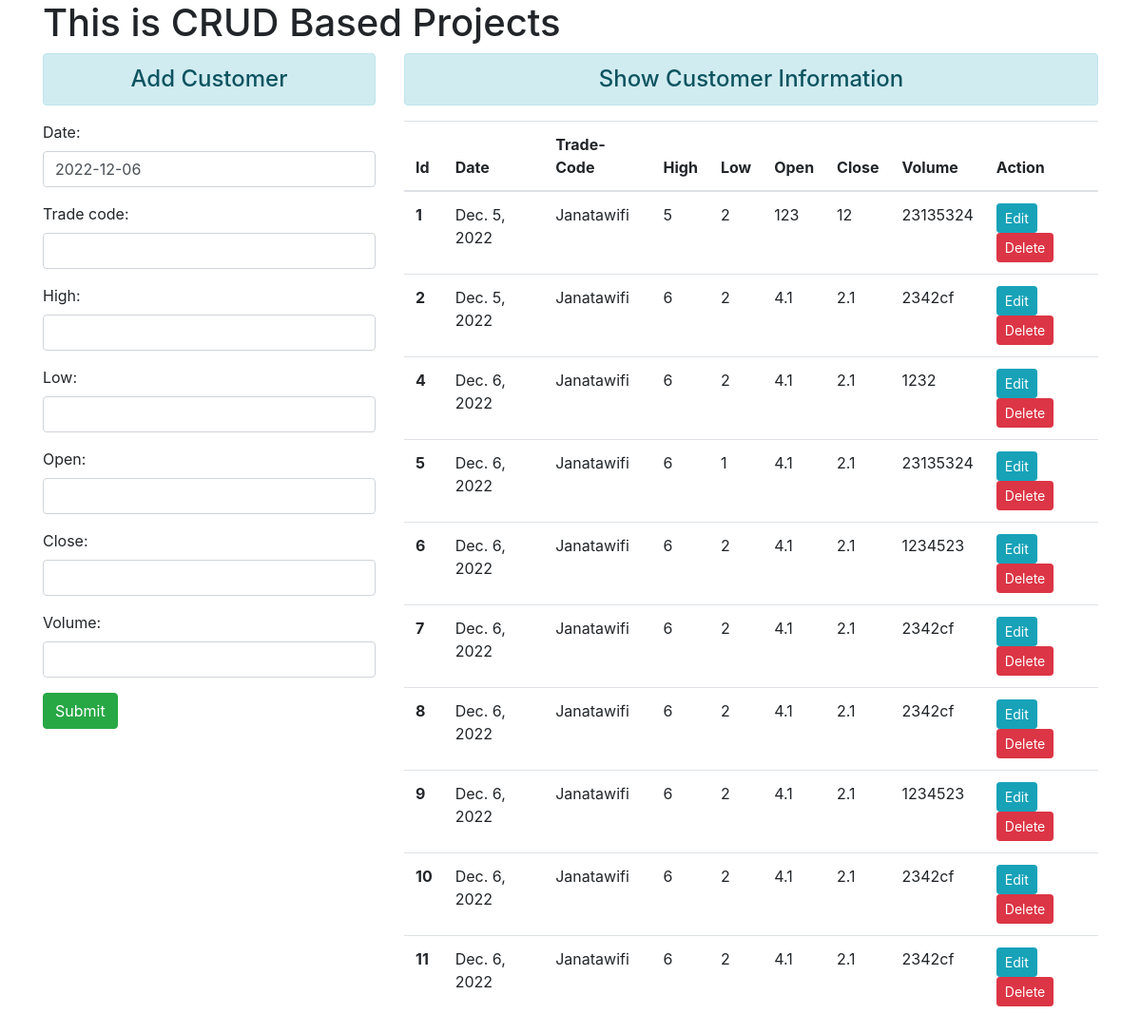
The page / on the database its author committed.
### myapp/models.py (models this page shows)
class Customer(models.Model):
    date = models.DateField(("Date"), default=date.today)
    trade_code = models.CharField(max_length=50)
    high = models.CharField(max_length=50)
    low = models.CharField(max_length=50)
    open = models.CharField(max_length=50)
    close = models.CharField(max_length=50)
    volume = models.CharField(max_length=50)

### myapp/views.py (the view, shortened to what this page needs)
# urls.py: path('', views.CustomerAddView.as_view(), name='add-customer'),
class CustomerAddView(TemplateView):
    template_name = 'myapp/add_show.html'
    def get_context_data(self, *args, **kwargs):
        context = super().get_context_data(**kwargs)
        fm = CustomerRegistrationForm()
        cmr = Customer.objects.all()
        context = {'cmr':cmr, 'form':fm}
        return context

### myapp/forms.py
class CustomerRegistrationForm(forms.ModelForm):
    class Meta:
        model = Customer
        fields = ['id', 'date', 'trade_code', 'high', 'low', 'open', 'close', 'volume']
        widgets = {
            'date': forms.TextInput(attrs={'class':'form-control'}),
            'trade_code': forms.TextInput(attrs={'class':'form-control'}),
            'high': forms.TextInput(attrs={'class':'form-control'}),
            'low': forms.TextInput(attrs={'class':'form-control'}),
            'open': forms.TextInput(attrs={'class':'form-control'}),
            'close': forms.TextInput(attrs={'class':'form-control'}),
            'volume': forms.TextInput(attrs={'class':'form-control'}),
        }

### myapp/templates/myapp/add_show.html (shortened to what this page needs)
{% extends 'myapp/base.html' %}
{% block content %}
<div class="row">
    <div class="col-sm-4">
        <h4 class="text-center alert alert-info">Add Customer</h4>
        <form action="" method="POST">
        {{ form.as_p }}
        <input type="submit" class="btn btn-success" value="Submit"></br></br>
        </form>
    </div>
    <div class="col-sm-8">
        <h4 class="text-center alert alert-info">Show Customer Information</h4>
        {% if cmr %}
        <table class="table table-hover">
            <thead>
              <tr>
                <th scope="col">Id</th>
                <th scope="col">Date</th>
                <th scope="col">Trade-Code</th>
                <th scope="col">High</th>
                <th scope="col">Low</th>
                <th scope="col">Open</th>
                <th scope="col">Close</th>
                <th scope="col">Volume</th>
                <th scope="col">Action</th>
              </tr>
            </thead>
            <tbody>
            {% for c in cmr %}
              <tr>
                <th scope="row">{{ c.id }}</th>
                <td>{{ c.date }}</td>
                <td>{{ c.trade_code }}</td>
                <td>{{ c.high }}</td>
                <td>{{ c.low }}</td>
                <td>{{ c.open }}</td>
                <td>{{ c.close }}</td>
                <td>{{ c.volume }}</td>
                <td>
                  <a href="{% url 'customer-update' c.id %}" class="btn btn-info btn-sm">Edit</a>
                    <form action="{% url 'data-delete' c.id %}" method="post" class="d-inline">
                        <input type="submit" class="btn btn-danger btn-sm" value="Delete">
                    </form>
                </td>
              </tr>
            {% endfor %}
            </tbody>
          </table>
        {% else %}
        <h4 class="text-center alert alert-warning">No Records</h4>
        {% endif %}
    </div>
</div>
{% endblock content %}

### myapp/templates/myapp/base.html (shortened to what this page needs)
<!doctype html>
<html lang="en">
  <head>
    <link rel="stylesheet" href="https://cdn.jsdelivr.net/npm/bootstrap@4.0.0/dist/css/bootstrap.min.css">
  </head>
  <body class="container">
    <h1>This is CRUD Based Projects</h1>
    {% block content %}
    {% endblock content %}
  </body>
</html>

### rows shown on the page
Customer: id "1", date "Dec. 5, 2022", trade_code "Janatawifi", high "5", low "2", open "123", close "12", volume "23135324"
Customer: id "2", date "Dec. 5, 2022", trade_code "Janatawifi", high "6", low "2", open "4.1", close "2.1", volume "2342cf"
Customer: id "4", date "Dec. 6, 2022", trade_code "Janatawifi", high "6", low "2", open "4.1", close "2.1", volume "1232"
Customer: id "5", date "Dec. 6, 2022", trade_code "Janatawifi", high "6", low "1", open "4.1", close "2.1", volume "23135324"
Customer: id "6", date "Dec. 6, 2022", trade_code "Janatawifi", high "6", low "2", open "4.1", close "2.1", volume "1234523"
Customer: id "7", date "Dec. 6, 2022", trade_code "Janatawifi", high "6", low "2", open "4.1", close "2.1", volume "2342cf"
Customer: id "8", date "Dec. 6, 2022", trade_code "Janatawifi", high "6", low "2", open "4.1", close "2.1", volume "2342cf"
Customer: id "9", date "Dec. 6, 2022", trade_code "Janatawifi", high "6", low "2", open "4.1", close "2.1", volume "1234523"
Customer: id "10", date "Dec. 6, 2022", trade_code "Janatawifi", high "6", low "2", open "4.1", close "2.1", volume "2342cf"
Customer: id "11", date "Dec. 6, 2022", trade_code "Janatawifi", high "6", low "2", open "4.1", close "2.1", volume "2342cf"
